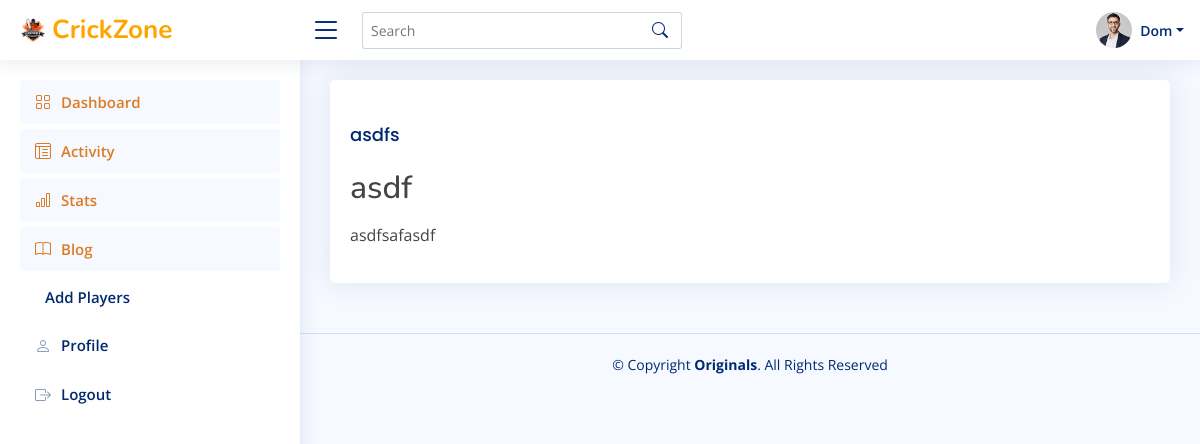
The page /post/1 (signed in) on the database its author committed.
### main.py (models this page shows)
class User(UserMixin, db.Model):
    __tablename__ = "Users"
    id = db.Column(db.Integer, primary_key=True)
    name = db.Column(db.Text, unique=True, nullable=False)
    email = db.Column(db.Text, unique=True, nullable=False)
    password = db.Column(db.Text, nullable=False)
    team = db.Column(db.Text, nullable=False)

class BlogPost(db.Model):
    __tablename__ = "Blog_posts"
    id = db.Column(db.Integer, primary_key=True)
    title = db.Column(db.String(250), unique=True, nullable=False)
    subtitle = db.Column(db.String(250), nullable=False)
    body = db.Column(db.Text, nullable=False)
    writer=db.Column(db.Text, nullable=False)

### main.py (the view)
@app.route("/post/<int:post_id>")
def show_post(post_id):
    requested_post = BlogPost.query.get(post_id)
    return render_template("post.html", post=requested_post, is_logged=current_user.is_authenticated)

### main.py (called while the page is built)
@login_manager.user_loader
def load_user(user_id):
    return User.query.get(user_id)

### templates/post.html
{% include "header.html" %}
<main id="main" class="main">
    <section class="section">
      <div class="row">
          <div class="col-xl-12">
            <div class="card">
              <div class="card-body pt-3">
                <div class="tab-content pt-2">
                  <div class="tab-pane fade show active profile-overview" id="profile-overview">
                    <h1 class="card-title">{{ post.title }}</h1>
                    <h2 class="subheading">{{post.subtitle}}</h2>
                    <p class="small fst-italic">{{ post.body|safe }}</p>
                  </div>
              </div>
            </div>
          </div>
      </div>
    </section>
  </main>
{% include "footer.html" %}

### templates/header.html (shortened to what this page needs)
<!DOCTYPE html>
<html lang="en">
<head>
  <link href="{{ url_for('static', filename='vendor/bootstrap/css/bootstrap.min.css') }}" rel="stylesheet">
  <link href="{{ url_for('static', filename='vendor/bootstrap-icons/bootstrap-icons.css') }}" rel="stylesheet">
  <link href="{{ url_for('static', filename='vendor/boxicons/css/boxicons.min.css') }}" rel="stylesheet">
  <link href="{{ url_for('static', filename ='vendor/quill/quill.snow.css') }}" rel="stylesheet">
  <link href="{{ url_for('static', filename ='vendor/quill/quill.bubble.css') }}" rel="stylesheet">
  <link href="{{ url_for('static', filename ='vendor/remixicon/remixicon.css') }}" rel="stylesheet">
  <link href="{{ url_for('static', filename ='vendor/simple-datatables/style.css') }}" rel="stylesheet">
  <link href="https://unpkg.com/aos@2.3.1/dist/aos.css" rel="stylesheet">
  <link href="{{ url_for('static', filename='css/style.css')}}" rel="stylesheet">
</head>
<body>
  <header id="header" class="header fixed-top d-flex align-items-center">
    <div class="d-flex align-items-center justify-content-between">
      <a href="{{ url_for('home') }}" class="logo d-flex align-items-center">
        <img src="{{ url_for('static', filename='img/logoc.png') }}" alt="Profile" class="rounded-circle">
        <span class="d-none d-lg-block" style="color:orange;">CrickZone</span>
      </a>
      <i class="bi bi-list toggle-sidebar-btn"></i>
    </div>
    <div class="search-bar">
      <form class="search-form d-flex align-items-center" method="POST" action="{{ url_for('table') }}">
        <input type="text" name="query" placeholder="Search" title="Enter search keyword">
        <button type="submit" title="Search"><i class="bi bi-search"></i></button>
      </form>
    </div>
    <nav class="header-nav ms-auto">
      <ul class="d-flex align-items-center">
        <li class="nav-item dropdown pe-3">
          {% if is_logged: %}
            <a class="nav-link nav-profile d-flex align-items-center pe-0" href="#" data-bs-toggle="dropdown">
              <img src="{{ url_for('static', filename='img/profile-img.jpg') }}" alt="Profile" class="rounded-circle">
              <span class="d-none d-md-block dropdown-toggle ps-2">{{ current_user.name.title() }}</span>
            </a>
          </li>
        {% endif %}
      </ul>
    </nav>
  </header>
  <aside id="sidebar" class="sidebar">
    <ul class="sidebar-nav" id="sidebar-nav">
      <li class="nav-item">
        <a class="nav-link " href="{{ url_for('home') }}">
          <i class="bi bi-grid"></i>
          <span>Dashboard</span>
        </a>
      </li>
      <li class="nav-item">
        <a class="nav-link" href="{{ url_for('table') }}">
              <i class="bi bi-layout-text-window-reverse"></i>
              <span>Activity</span>
        </a>
      </li>
      <li class="nav-item">
        <a class="nav-link" href="{{ url_for('chart') }}">
          <i class="bi bi-bar-chart"></i><span>Stats</span>
        </a>
      </li>
      <li class="nav-item">
        <a class="nav-link" href="{{ url_for('blog') }}">
          <i class="bi bi-book"></i><span>Blog</span>
        </a>
      </li>
      {% if is_logged: %}
        <li class="nav-item">
          <a class="nav-link collapsed" href="{{ url_for('add_players') }}">
            <span>Add Players</span>
          </a>
        </li>
        <li class="nav-item">
          <a class="nav-link collapsed" href="{{ url_for('profile') }}">
            <i class="bi bi-person"></i>
            <span>Profile</span>
          </a>
        </li>
        <li class="nav-item">
          <a class="nav-link collapsed" href="{{ url_for('logout') }}">
            <i class="bi bi-box-arrow-right"></i>
            <span>Logout</span>
          </a>
        </li>
      {% endif %}
    </ul>
  </aside>

### static/css/style.css (style rules this page uses)
:root { scroll-behavior: smooth; }
body { font-family: "Open Sans", sans-serif; background: #f6f9ff; color: #444444; }
a { color: #d02a00; text-decoration: none; }
h1, h2, h3, h4, h5, h6 { font-family: "Nunito", sans-serif; }
#main { margin-top: 60px; padding: 20px 30px; transition: all 0.3s; }
.bi { color: #d02a00; }
.card { margin-bottom: 30px; border: none; border-radius: 5px; box-shadow: 0px 0 30px rgba(1, 41, 112, 0.1); }
.card-title { padding: 20px 0 15px 0; font-size: 18px; font-weight: 500; color: #012970; font-family: "Poppins", sans-serif; }
.card-body { padding: 0 20px 20px 20px; }
.logo { line-height: 1; }
@media (min-width: 1200px) { .logo { width: 280px; } }
.logo img { max-height: 26px; margin-right: 6px; }
.logo span { font-size: 26px; font-weight: 700; color: #012970; font-family: "Nunito", sans-serif; }
.header { transition: all 0.5s; z-index: 997; height: 60px; box-shadow: 0px 2px 20px rgba(1, 41, 112, 0.1); background-color: #fff; padding-left: 20px; }
.header .toggle-sidebar-btn { font-size: 32px; padding-left: 10px; cursor: pointer; color: #012970; }
.header .search-bar { min-width: 360px; padding: 0 20px; }
.header .search-form { width: 100%; }
.header .search-form input { border: 0; font-size: 14px; color: #012970; border: 1px solid rgba(1, 41, 112, 0.2); padding: 7px 38px 7px 8px; border-radius: 3px; transition: 0.3s; width: 100%; }
.header .search-form button { border: 0; padding: 0; margin-left: -30px; background: none; }
.header .search-form button i { color: #012970; }
.header-nav ul { list-style: none; }
.header-nav>ul { margin: 0; padding: 0; }
.header-nav .nav-profile { color: #012970; }
.header-nav .nav-profile img { max-height: 36px; }
.header-nav .nav-profile span { font-size: 14px; font-weight: 600; }
.sidebar { position: fixed; top: 60px; left: 0; bottom: 0; width: 300px; z-index: 996; transition: all 0.3s; padding: 20px; overflow-y: auto; scrollbar-width: thin; scrollbar-color: #aab7cf transparent; box-shadow: 0px 0px 20px rgba(1, 41, 112, 0.1); background-color: #fff; }
@media (min-width: 1200px) { #main, #footer { margin-left: 300px; } }
.sidebar-nav { padding: 0; margin: 0; list-style: none; }
.sidebar-nav li { padding: 0; margin: 0; list-style: none; }
.sidebar-nav .nav-item { margin-bottom: 5px; }
.sidebar-nav .nav-link { display: flex; align-items: center; font-size: 15px; font-weight: 600; color: rgb(220, 123, 34); transition: 0.3; background: #f6f9ff; padding: 10px 15px; border-radius: 4px; }
.sidebar-nav .nav-link i { font-size: 16px; margin-right: 10px; color: rgb(220, 123, 34); }
.sidebar-nav .nav-link.collapsed { color: #012970; background: #fff; }
.sidebar-nav .nav-link.collapsed i { color: #899bbd; }

### rows shown on the page
User: name "Dom"
BlogPost: title "asdfs", subtitle "asdf", body "asdfsafasdf"
